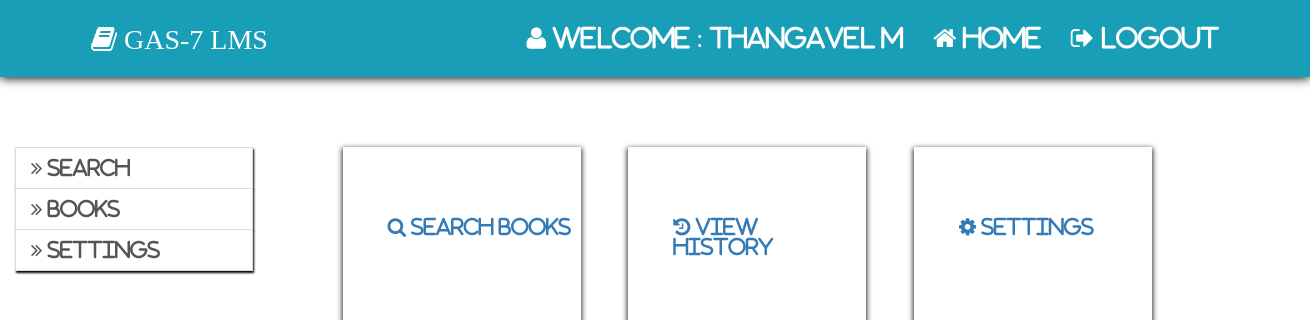
Before: /staff/staff_home.php (signed in) with the older database file.
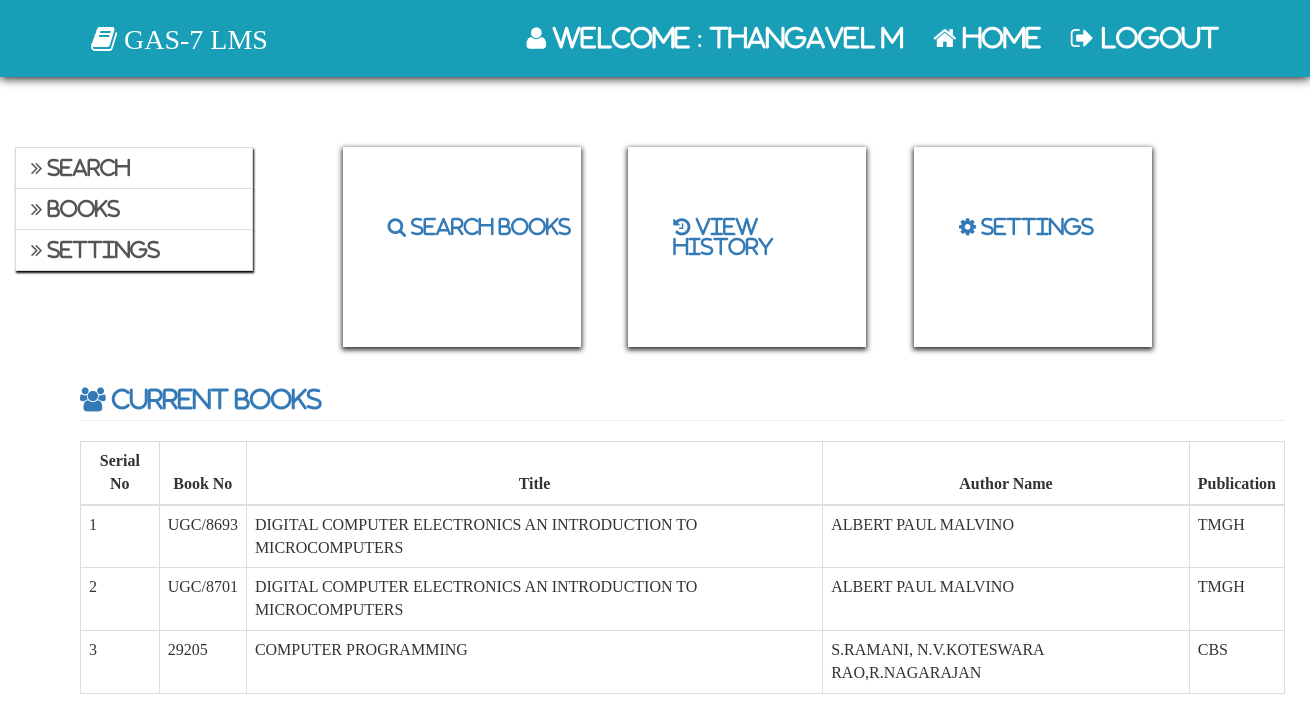
After: the same page with the newer database file.
### tables this page shows
CREATE TABLE `barrow_books` (
  `sbid` int NOT NULL AUTO_INCREMENT,
  `sid` int NOT NULL,
  `bid` int NOT NULL,
  `request_date` date NOT NULL,
  `return_date` date NOT NULL,
  `today` date NOT NULL,
  `role` varchar(10) NOT NULL,
  `status` int NOT NULL,
  PRIMARY KEY (`sbid`)
);

CREATE TABLE `books` (
  `bid` int NOT NULL AUTO_INCREMENT,
  `sno` varchar(150) NOT NULL,
  `bno` varchar(20) NOT NULL,
  `bcode` varchar(50) DEFAULT NULL,
  `title` varchar(150) NOT NULL,
  `aname` varchar(150) NOT NULL,
  `publication` varchar(150) NOT NULL,
  `price` varchar(150) NOT NULL,
  `alamara` varchar(150) NOT NULL,
  `rack` varchar(150) NOT NULL,
  `status` int NOT NULL,
  `sstatus` int NOT NULL,
  PRIMARY KEY (`bid`)
);

### staff/staff_home.php (the view, shortened to what this page needs)
<html>
	<head>
		<?php
			include"../include/head.php";
		?>
	</head>
	<body>
		<?php include"staff_home_nav.php";?>
		<div class="col-md-3" style="margin-top:50px">
			<?php
				include"staff_sidenav.php";
			?>
		</div>
		<div class="col-md-9">
			<div class="col-md-3 box11" style="margin-top:50px">
				<a href="staff_view_books.php" class="text"><span class="fa fa-search"> Search Books</span></a>
			</div>
			<div class="col-md-3 box11" style="margin-top:50px">
				<a href="staff_view_history.php" class="text"><span class="fa fa-history"> View History</span></a>
			</div>
			<div class="col-md-3 box11" style="margin-top:50px">
				<a href="staff_pass_setting.php" class="text"><span class="fa fa-gear"> Settings</span></a>
			</div>
		</div>
<?php
$qry="select sbb.sid,sbb.bid,sbb.request_date,sbb.role,sb.bno,sb.bcode,sb.title,sb.aname,sb.publication from barrow_books sbb join books sb on sb.bid = sbb.bid where sid='{$_SESSION["sid"]}' and role='staff'";
				$res=$con->query($qry);
			if($res->num_rows>0)
				{
?><!--
		<div class="col-md-9 " style="padding-left:80px; width: 1300px;">
			<div class='asset-inner'>
			<h3 class='page-header text-primary'><span class='fa fa-users'> Current books</span></h3>
			<?php
					$i=1;
					echo"
						<table class='table table-bordered' >
						<thead>
							<tr>
								<th style='text-align:center'>Serial No</th>
								<th style='text-align:center'>Book No</th>
								<th style='text-align:center'>Title</th>
								<th style='text-align:center'>Author Name</th>
								<th style='text-align:center'>Publication</th>
							</tr>
						</thead><tbody id='mytable'>
					";
					while($row=$res->fetch_assoc())
					{
						echo"
							<tr>
								<td>{$i}</td>
								<td>{$row['bno']}</td>
								<td>{$row['title']}</td>
								<td>{$row['aname']}</td>
								<td>{$row['publication']}</td>
							</tr>
						";
						$i++;
					}
					echo "</tbody></table></div>";
				}
			?>
		</div>
	</body>
</html>

Changed rows visible on the page:
added barrow_books: bid.bno "UGC/8693", bid.title "DIGITAL COMPUTER ELECTRONICS AN INTRODUCTION TO MICROCOMPUTERS", bid.aname "ALBERT PAUL MALVINO", bid.publication "TMGH"
added barrow_books: bid.bno "UGC/8701", bid.title "DIGITAL COMPUTER ELECTRONICS AN INTRODUCTION TO MICROCOMPUTERS", bid.aname "ALBERT PAUL MALVINO", bid.publication "TMGH"
added barrow_books: bid.bno "29205", bid.title "COMPUTER PROGRAMMING", bid.aname "S.RAMANI, N.V.KOTESWARA RAO,R.NAGARAJAN", bid.publication "CBS"
Other visible differences:
text now shown: "Current books Serial No Book No Title Author Name Publication"
